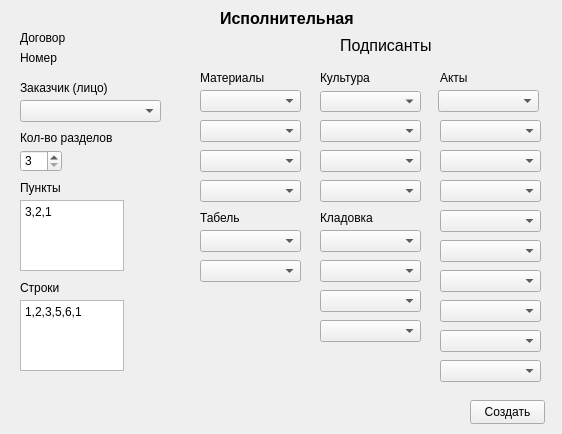
<?xml version="1.0" encoding="UTF-8"?>
<ui version="4.0">
 <class>Form</class>
 <widget class="QWidget" name="Form">
  <property name="geometry">
   <rect>
    <x>0</x>
    <y>0</y>
    <width>562</width>
    <height>434</height>
   </rect>
  </property>
  <property name="windowTitle">
   <string>Form</string>
  </property>
  <widget class="QLabel" name="label_3">
   <property name="geometry">
    <rect>
     <x>340</x>
     <y>30</y>
     <width>121</width>
     <height>31</height>
    </rect>
   </property>
   <property name="font">
    <font>
     <pointsize>12</pointsize>
    </font>
   </property>
   <property name="text">
    <string>Подписанты</string>
   </property>
  </widget>
  <widget class="QLabel" name="label_10">
   <property name="geometry">
    <rect>
     <x>200</x>
     <y>70</y>
     <width>101</width>
     <height>16</height>
    </rect>
   </property>
   <property name="text">
    <string>Материалы</string>
   </property>
  </widget>
  <widget class="QComboBox" name="cult_1">
   <property name="geometry">
    <rect>
     <x>320</x>
     <y>91</y>
     <width>101</width>
     <height>21</height>
    </rect>
   </property>
  </widget>
  <widget class="QLabel" name="label_11">
   <property name="geometry">
    <rect>
     <x>320</x>
     <y>70</y>
     <width>61</width>
     <height>16</height>
    </rect>
   </property>
   <property name="text">
    <string>Культура</string>
   </property>
  </widget>
  <widget class="QComboBox" name="tab_1">
   <property name="geometry">
    <rect>
     <x>200</x>
     <y>230</y>
     <width>101</width>
     <height>22</height>
    </rect>
   </property>
  </widget>
  <widget class="QComboBox" name="act_8">
   <property name="geometry">
    <rect>
     <x>440</x>
     <y>300</y>
     <width>101</width>
     <height>22</height>
    </rect>
   </property>
  </widget>
  <widget class="QComboBox" name="stor_3">
   <property name="geometry">
    <rect>
     <x>320</x>
     <y>290</y>
     <width>101</width>
     <height>22</height>
    </rect>
   </property>
  </widget>
  <widget class="QComboBox" name="act_9">
   <property name="geometry">
    <rect>
     <x>440</x>
     <y>330</y>
     <width>101</width>
     <height>22</height>
    </rect>
   </property>
  </widget>
  <widget class="QLabel" name="label_5">
   <property name="geometry">
    <rect>
     <x>20</x>
     <y>30</y>
     <width>49</width>
     <height>16</height>
    </rect>
   </property>
   <property name="text">
    <string>Договор</string>
   </property>
  </widget>
  <widget class="QComboBox" name="tab_2">
   <property name="geometry">
    <rect>
     <x>200</x>
     <y>260</y>
     <width>101</width>
     <height>22</height>
    </rect>
   </property>
  </widget>
  <widget class="QComboBox" name="act_5">
   <property name="geometry">
    <rect>
     <x>440</x>
     <y>210</y>
     <width>101</width>
     <height>22</height>
    </rect>
   </property>
  </widget>
  <widget class="QLabel" name="label_4">
   <property name="geometry">
    <rect>
     <x>20</x>
     <y>80</y>
     <width>101</width>
     <height>16</height>
    </rect>
   </property>
   <property name="text">
    <string>Заказчик (лицо)</string>
   </property>
  </widget>
  <widget class="QLabel" name="label_12">
   <property name="geometry">
    <rect>
     <x>320</x>
     <y>210</y>
     <width>61</width>
     <height>16</height>
    </rect>
   </property>
   <property name="text">
    <string>Кладовка</string>
   </property>
  </widget>
  <widget class="QComboBox" name="mat_4">
   <property name="geometry">
    <rect>
     <x>200</x>
     <y>180</y>
     <width>101</width>
     <height>22</height>
    </rect>
   </property>
  </widget>
  <widget class="QComboBox" name="act_7">
   <property name="geometry">
    <rect>
     <x>440</x>
     <y>270</y>
     <width>101</width>
     <height>22</height>
    </rect>
   </property>
  </widget>
  <widget class="QComboBox" name="mat_2">
   <property name="geometry">
    <rect>
     <x>200</x>
     <y>120</y>
     <width>101</width>
     <height>22</height>
    </rect>
   </property>
  </widget>
  <widget class="QLabel" name="label_13">
   <property name="geometry">
    <rect>
     <x>440</x>
     <y>70</y>
     <width>49</width>
     <height>16</height>
    </rect>
   </property>
   <property name="text">
    <string>Акты</string>
   </property>
  </widget>
  <widget class="QComboBox" name="cult_4">
   <property name="geometry">
    <rect>
     <x>320</x>
     <y>180</y>
     <width>101</width>
     <height>22</height>
    </rect>
   </property>
  </widget>
  <widget class="QComboBox" name="act_6">
   <property name="geometry">
    <rect>
     <x>440</x>
     <y>240</y>
     <width>101</width>
     <height>22</height>
    </rect>
   </property>
  </widget>
  <widget class="QComboBox" name="act_10">
   <property name="geometry">
    <rect>
     <x>440</x>
     <y>360</y>
     <width>101</width>
     <height>22</height>
    </rect>
   </property>
  </widget>
  <widget class="QComboBox" name="act_2">
   <property name="geometry">
    <rect>
     <x>440</x>
     <y>120</y>
     <width>101</width>
     <height>22</height>
    </rect>
   </property>
  </widget>
  <widget class="QComboBox" name="cult_3">
   <property name="geometry">
    <rect>
     <x>320</x>
     <y>150</y>
     <width>101</width>
     <height>22</height>
    </rect>
   </property>
  </widget>
  <widget class="QComboBox" name="stor_1">
   <property name="geometry">
    <rect>
     <x>320</x>
     <y>230</y>
     <width>101</width>
     <height>22</height>
    </rect>
   </property>
  </widget>
  <widget class="QComboBox" name="cb_customer">
   <property name="geometry">
    <rect>
     <x>20</x>
     <y>100</y>
     <width>141</width>
     <height>22</height>
    </rect>
   </property>
  </widget>
  <widget class="QComboBox" name="cult_2">
   <property name="geometry">
    <rect>
     <x>320</x>
     <y>120</y>
     <width>101</width>
     <height>22</height>
    </rect>
   </property>
  </widget>
  <widget class="QComboBox" name="stor_2">
   <property name="geometry">
    <rect>
     <x>320</x>
     <y>260</y>
     <width>101</width>
     <height>22</height>
    </rect>
   </property>
  </widget>
  <widget class="QComboBox" name="mat_1">
   <property name="geometry">
    <rect>
     <x>200</x>
     <y>90</y>
     <width>101</width>
     <height>22</height>
    </rect>
   </property>
  </widget>
  <widget class="QComboBox" name="act_4">
   <property name="geometry">
    <rect>
     <x>440</x>
     <y>180</y>
     <width>101</width>
     <height>22</height>
    </rect>
   </property>
  </widget>
  <widget class="QComboBox" name="act_3">
   <property name="geometry">
    <rect>
     <x>440</x>
     <y>150</y>
     <width>101</width>
     <height>22</height>
    </rect>
   </property>
  </widget>
  <widget class="QComboBox" name="act_1">
   <property name="geometry">
    <rect>
     <x>438</x>
     <y>90</y>
     <width>101</width>
     <height>22</height>
    </rect>
   </property>
  </widget>
  <widget class="QComboBox" name="mat_3">
   <property name="geometry">
    <rect>
     <x>200</x>
     <y>150</y>
     <width>101</width>
     <height>22</height>
    </rect>
   </property>
  </widget>
  <widget class="QLabel" name="label_9">
   <property name="geometry">
    <rect>
     <x>200</x>
     <y>210</y>
     <width>91</width>
     <height>16</height>
    </rect>
   </property>
   <property name="text">
    <string>Табель</string>
   </property>
  </widget>
  <widget class="QPushButton" name="b_ok">
   <property name="geometry">
    <rect>
     <x>470</x>
     <y>400</y>
     <width>75</width>
     <height>24</height>
    </rect>
   </property>
   <property name="text">
    <string>Создать</string>
   </property>
  </widget>
  <widget class="QLabel" name="label">
   <property name="geometry">
    <rect>
     <x>220</x>
     <y>10</y>
     <width>141</width>
     <height>16</height>
    </rect>
   </property>
   <property name="font">
    <font>
     <pointsize>12</pointsize>
     <bold>true</bold>
    </font>
   </property>
   <property name="text">
    <string>Исполнительная</string>
   </property>
  </widget>
  <widget class="QLabel" name="label_6">
   <property name="geometry">
    <rect>
     <x>20</x>
     <y>280</y>
     <width>49</width>
     <height>16</height>
    </rect>
   </property>
   <property name="text">
    <string>Строки</string>
   </property>
  </widget>
  <widget class="QTextEdit" name="points">
   <property name="geometry">
    <rect>
     <x>20</x>
     <y>200</y>
     <width>104</width>
     <height>71</height>
    </rect>
   </property>
   <property name="html">
    <string>&lt;!DOCTYPE HTML PUBLIC &quot;-//W3C//DTD HTML 4.0//EN&quot; &quot;http://www.w3.org/TR/REC-html40/strict.dtd&quot;&gt;
&lt;html&gt;&lt;head&gt;&lt;meta name=&quot;qrichtext&quot; content=&quot;1&quot; /&gt;&lt;meta charset=&quot;utf-8&quot; /&gt;&lt;style type=&quot;text/css&quot;&gt;
p, li { white-space: pre-wrap; }
&lt;/style&gt;&lt;/head&gt;&lt;body style=&quot; font-family:'Segoe UI'; font-size:9pt; font-weight:400; font-style:normal;&quot;&gt;
&lt;p style=&quot; margin-top:0px; margin-bottom:0px; margin-left:0px; margin-right:0px; -qt-block-indent:0; text-indent:0px;&quot;&gt;3,2,1&lt;/p&gt;&lt;/body&gt;&lt;/html&gt;</string>
   </property>
  </widget>
  <widget class="QLabel" name="label_8">
   <property name="geometry">
    <rect>
     <x>20</x>
     <y>180</y>
     <width>49</width>
     <height>16</height>
    </rect>
   </property>
   <property name="text">
    <string>Пункты</string>
   </property>
  </widget>
  <widget class="QTextEdit" name="rows">
   <property name="geometry">
    <rect>
     <x>20</x>
     <y>300</y>
     <width>104</width>
     <height>71</height>
    </rect>
   </property>
   <property name="html">
    <string>&lt;!DOCTYPE HTML PUBLIC &quot;-//W3C//DTD HTML 4.0//EN&quot; &quot;http://www.w3.org/TR/REC-html40/strict.dtd&quot;&gt;
&lt;html&gt;&lt;head&gt;&lt;meta name=&quot;qrichtext&quot; content=&quot;1&quot; /&gt;&lt;meta charset=&quot;utf-8&quot; /&gt;&lt;style type=&quot;text/css&quot;&gt;
p, li { white-space: pre-wrap; }
&lt;/style&gt;&lt;/head&gt;&lt;body style=&quot; font-family:'Segoe UI'; font-size:9pt; font-weight:400; font-style:normal;&quot;&gt;
&lt;p style=&quot; margin-top:0px; margin-bottom:0px; margin-left:0px; margin-right:0px; -qt-block-indent:0; text-indent:0px;&quot;&gt;1,2,3,5,6,1&lt;/p&gt;&lt;/body&gt;&lt;/html&gt;</string>
   </property>
  </widget>
  <widget class="QSpinBox" name="count">
   <property name="geometry">
    <rect>
     <x>20</x>
     <y>150</y>
     <width>42</width>
     <height>22</height>
    </rect>
   </property>
   <property name="minimum">
    <number>3</number>
   </property>
  </widget>
  <widget class="QLabel" name="label_2">
   <property name="geometry">
    <rect>
     <x>20</x>
     <y>130</y>
     <width>101</width>
     <height>16</height>
    </rect>
   </property>
   <property name="text">
    <string>Кол-во разделов</string>
   </property>
  </widget>
  <widget class="QComboBox" name="stor_4">
   <property name="geometry">
    <rect>
     <x>320</x>
     <y>320</y>
     <width>101</width>
     <height>22</height>
    </rect>
   </property>
  </widget>
  <widget class="QLabel" name="number">
   <property name="geometry">
    <rect>
     <x>20</x>
     <y>50</y>
     <width>49</width>
     <height>16</height>
    </rect>
   </property>
   <property name="text">
    <string>Номер</string>
   </property>
  </widget>
 </widget>
 <resources/>
 <connections/>
</ui>
